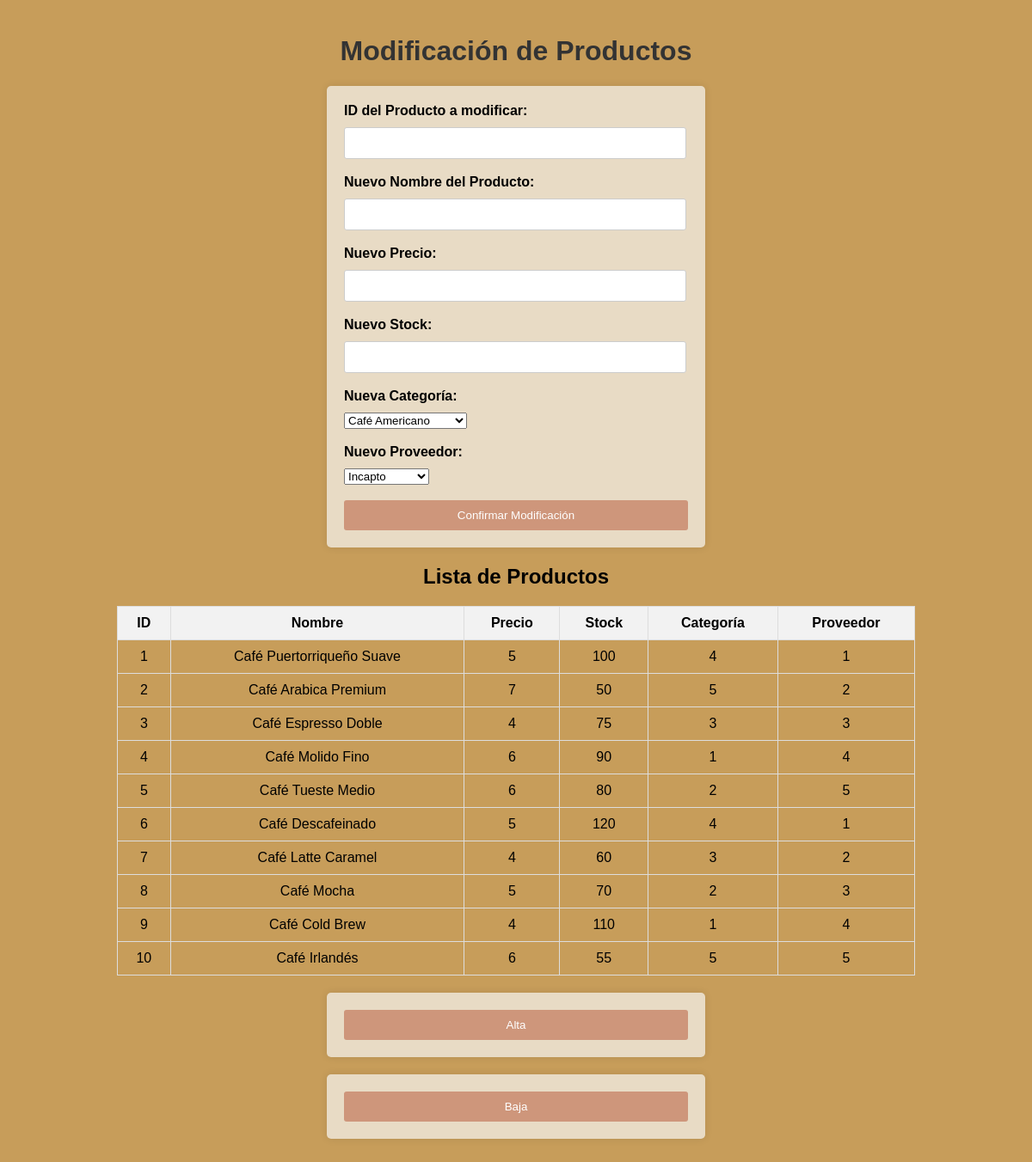
/admin/Modif-productos.php, run on the app's committed database.
### tables this page shows
CREATE TABLE IF NOT EXISTS `productos` (
  `idProducto` INT NOT NULL,
  `NombreProd` VARCHAR(45) NOT NULL,
  `Precio` DECIMAL(10,0) NOT NULL,
  `Stock` INT NULL DEFAULT NULL,
  `IdCategoria` INT NOT NULL,
  `idProveedor` INT NOT NULL,
  PRIMARY KEY (`idProducto`),
  INDEX `fk_Productos_Categoria_idx` (`IdCategoria` ASC) VISIBLE,
  INDEX `fk_Productos_Proveedores1_idx` (`idProveedor` ASC) VISIBLE,
  CONSTRAINT `fk_Productos_Categoria`
    FOREIGN KEY (`IdCategoria`)
    REFERENCES `categoria` (`idCategoria`),
  CONSTRAINT `fk_Productos_Proveedores1`
    FOREIGN KEY (`idProveedor`)
    REFERENCES `proveedores` (`idProveedor`));

### admin/Modif-productos.php (the view, shortened to what this page needs)
<!DOCTYPE html>
<html>
<head>
    <link rel="stylesheet" href="../css/Alta.css">
</head>
<body>
    <h1>Modificación de Productos</h1>
    <form method="POST" action="<?php echo $_SERVER["PHP_SELF"]; ?>" onsubmit="return confirmarModificacion()">
        <label for="idProducto">ID del Producto a modificar:</label>
        <input type="text" name="idProducto" id="idProducto" required><br><br>
        <label for="nuevoNombreProd">Nuevo Nombre del Producto:</label>
        <input type="text" name="nuevoNombreProd" id="nuevoNombreProd" required><br><br>
        <label for="nuevoPrecio">Nuevo Precio:</label>
        <input type="text" name="nuevoPrecio" id="nuevoPrecio" required><br><br>
        <label for="nuevoStock">Nuevo Stock:</label>
        <input type="text" name="nuevoStock" id="nuevoStock" required><br><br>
        <label for="nuevaCategoria">Nueva Categoría:</label>
        <select name="nuevaCategoria" id="nuevaCategoria">
            <?php
            $conexion = conectar();
            $consulta_categorias = $conexion->query("SELECT idCategoria, NombreCat FROM Categoria");
            if ($consulta_categorias->num_rows > 0) {
                while ($fila = $consulta_categorias->fetch_assoc()) {
                    echo "<option value='{$fila['idCategoria']}'>{$fila['NombreCat']}</option>";
                }
            } else {
                echo "<option value=''>No hay categorías disponibles</option>";
            }
            ?>
        </select><br><br>
        <label for="nuevoProveedor">Nuevo Proveedor:</label>
        <select name="nuevoProveedor" id="nuevoProveedor">
            <?php
            $conexion = conectar();
            $consulta_proveedores = $conexion->query("SELECT idProveedor, NombreProv FROM Proveedores");
            if ($consulta_proveedores->num_rows > 0) {
                while ($fila = $consulta_proveedores->fetch_assoc()) {
                    echo "<option value='{$fila['idProveedor']}'>{$fila['NombreProv']}</option>";
                }
            } else {
                echo "<option value=''>No hay proveedores disponibles</option>";
            }
            ?>
        </select><br><br>
        <button type="submit">Confirmar Modificación</button>
    </form>
    <div>
        <?php
        $conexion = conectar();
        $consulta_productos = $conexion->query("SELECT idProducto, NombreProd, Precio, Stock, IdCategoria, idProveedor FROM Productos ORDER BY idProducto");
        if ($consulta_productos->num_rows > 0) {
            echo "<h2>Lista de Productos</h2>";
            echo "<table border='1'>
                <tr>
                    <th>ID</th>
                    <th>Nombre</th>
                    <th>Precio</th>
                    <th>Stock</th>
                    <th>Categoría</th>
                    <th>Proveedor</th>
                </tr>";
            while ($fila = $consulta_productos->fetch_assoc()) {
                echo "<tr>
                    <td>{$fila['idProducto']}</td>
                    <td>{$fila['NombreProd']}</td>
                    <td>{$fila['Precio']}</td>
                    <td>{$fila['Stock']}</td>
                    <td>{$fila['IdCategoria']}</td>
                    <td>{$fila['idProveedor']}</td>
                </tr>";
            }
            echo "</table>";
        } else {
            echo "No hay productos registrados.";
        }
        ?>
    </div>
    <form action="Alta-productos.php" method="post">
        <button type="submit">Alta</button>
    </form>
    <form action="Baja-productos.php" method="post">
        <button type="submit">Baja</button>
    </form>
</body>
</html>

### css/Alta.css (style rules this page uses)
body { font-family: Arial, sans-serif; background-color: #c79d5a; margin: 0; padding: 20px; }
h1 { color: #333; text-align: center; }
form { max-width: 400px; margin: 20px auto; padding: 20px; background-color: #e8dbc5; border-radius: 5px; box-shadow: 0 0 10px rgba(0, 0, 0, 0.1); }
label { display: block; margin-bottom: 10px; font-weight: bold; }
input[type="text"], input[type="number"] { width: 94%; padding: 10px; border: 1px solid #ccc; border-radius: 3px; }
button { width: 100%; padding: 10px; background-color: #CE967B; color: #fff; border: none; border-radius: 3px; cursor: pointer; }
div { text-align: center; }
table { margin-top: 20px; margin-left: 10%; border-collapse: collapse; width: 80%; }
th, td { padding: 10px; border: 1px solid #ddd; }
th { background-color: #f2f2f2; }

### data on the page
productos: idProducto "1", NombreProd "Café Puertorriqueño Suave", Precio "5", Stock "100", IdCategoria "4", idProveedor "1"
productos: idProducto "2", NombreProd "Café Arabica Premium", Precio "7", Stock "50", IdCategoria "5", idProveedor "2"
productos: idProducto "3", NombreProd "Café Espresso Doble", Precio "4", Stock "75", IdCategoria "3", idProveedor "3"
productos: idProducto "4", NombreProd "Café Molido Fino", Precio "6", Stock "90", IdCategoria "1", idProveedor "4"
productos: idProducto "5", NombreProd "Café Tueste Medio", Precio "6", Stock "80", IdCategoria "2", idProveedor "5"
productos: idProducto "6", NombreProd "Café Descafeinado", Precio "5", Stock "120", IdCategoria "4", idProveedor "1"
productos: idProducto "7", NombreProd "Café Latte Caramel", Precio "4", Stock "60", IdCategoria "3", idProveedor "2"
productos: idProducto "8", NombreProd "Café Mocha", Precio "5", Stock "70", IdCategoria "2", idProveedor "3"
productos: idProducto "9", NombreProd "Café Cold Brew", Precio "4", Stock "110", IdCategoria "1", idProveedor "4"
productos: idProducto "10", NombreProd "Café Irlandés", Precio "6", Stock "55", IdCategoria "5", idProveedor "5"

### other printed values
form field nuevaCategoria "Café Americano"
form field nuevoProveedor "Incapto"
